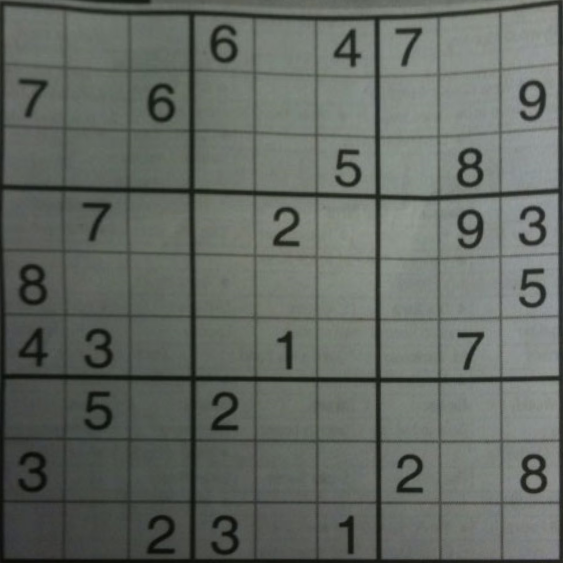
#> input picture sudoku.png, 563 x 563 px
$ python pro.py
#> lines starting #> are read from the running program, lines starting #| are printed output that depends on the picture; after the words box and inside, x2 and y2 are one past the last pixel; in counts of white or black regions, pixels touching at a corner belong together
import cv2
import pytesseract

# Load the image using OpenCV
image = cv2.imread('sudoku.png')
#> image is the input picture: shape (563, 563, 3); mean B, G, R 98.3, 104.3, 99.1

# Preprocess the image
gray = cv2.cvtColor(image, cv2.COLOR_BGR2GRAY)
blurred = cv2.GaussianBlur(gray, (5, 5), 0)

# Apply thresholding
_, threshold = cv2.threshold(blurred, 0, 255, cv2.THRESH_BINARY_INV + cv2.THRESH_OTSU)
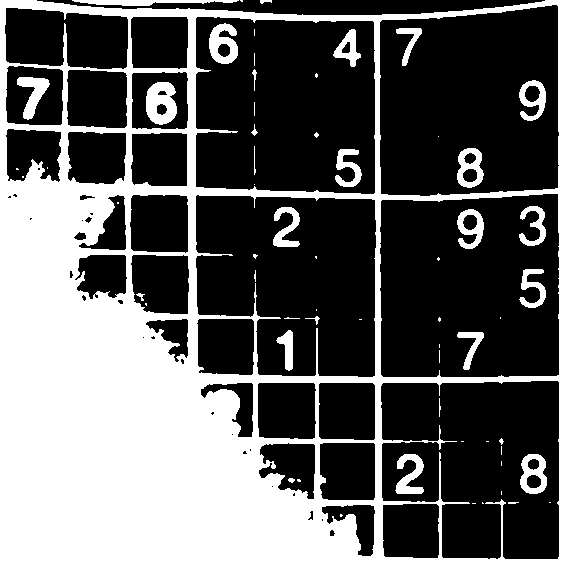
#> threshold: shape (563, 563); 36.7% white; 62 white regions (36 under 20 px), largest, box (x1, y1, x2, y2) and area: (0, 0, 563, 563) 106151, (146, 82, 177, 125) 971, (209, 23, 238, 64) 758

# Perform text extraction
#> (the run stopped early here; a loop or call above may not have finished)
